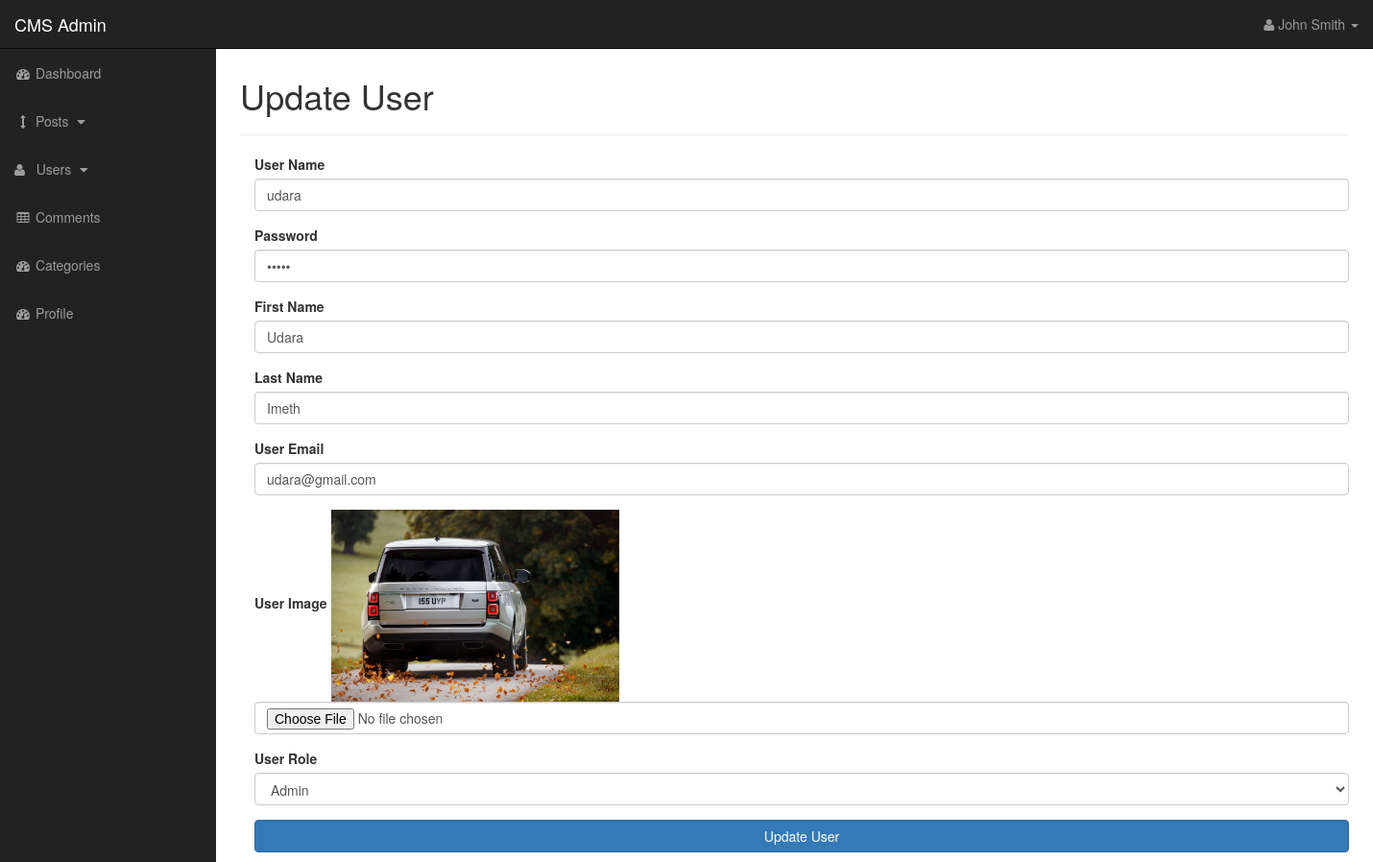
/admin/users.php?source=edit_user&user_id=2 (signed in), run on the app's committed database.
### tables this page shows
CREATE TABLE `users` (
  `user_id` int(3) NOT NULL,
  `user_name` varchar(255) NOT NULL,
  `user_password` varchar(255) NOT NULL,
  `user_firstname` varchar(255) NOT NULL,
  `user_lastname` varchar(255) NOT NULL,
  `user_email` varchar(255) NOT NULL,
  `user_image` text NOT NULL,
  `user_role` varchar(255) NOT NULL,
  `randSalt` varchar(255) NOT NULL
);

### admin/includes/edit_user.php (the view, shortened to what this page needs)
<?php
$user_id = $_GET['user_id'];
$query = "SELECT * FROM users WHERE user_id = $user_id";
$get_user = mysqli_query($conn,$query);
while ($result = mysqli_fetch_assoc($get_user)) {
    $user_name = $result['user_name'];
    $user_password = $result['user_password'];
    $user_firstname = $result['user_firstname'];
    $user_lastname = $result['user_lastname'];
    $user_email = $result['user_email'];
    $user_role = $result['user_role'];
    $user_image = $result['user_image'];
?>
<h1>Update User</h1>
<hr/>
<?php
}
?>
<form class="form container" action="" method="post"enctype="multipart/form-data">
    <div class="form-group">
        <label for="user_name">User Name</label>
        <input type="text" class="form-control" name="user_name" placeholder="User Name" value="<?php echo $user_name;?>">
    </div>
    <div class="form-group">
        <label for="user_password">Password</label>
        <input type="password" class="form-control" name="user_password" value="<?php echo $user_password;?>">
    </div>
    <div class="form-group">
        <label for="user_firstname">First Name</label>
        <input type="text" class="form-control" name="user_firstname" placeholder="First Name" value="<?php echo $user_firstname;?>">
    </div>
    <div class="form-group">
        <label for="user_lastname">Last Name</label>
        <input type="text" class="form-control" name="user_lastname" placeholder="Last Name" value="<?php echo $user_lastname;?>">
    </div>
    <div class="form-group">
        <label for="user_email">User Email</label>
        <input type="email" class="form-control" name="user_email" placeholder="Email" value="<?php echo $user_email;?>">
    </div>
    <div class="form-group">
        <label for="user_image">User Image</label>
        <img height="200px"src="../images/<?php echo $user_image;?>"/>
        <input type="file" class="form-control" name="user_image">
    </div>
    <div class="form-group">
        <label for="user_role">User Role</label><br>
        <select name='user_role' class="form-control">
        <?php
            if($user_role == 'admin'){
                echo '<option selected value="admin"> Admin </option>';
            }elseif($user_role == 'subscriber'){
                echo '<option value="admin"> Admin </option>';
                echo'<option selected value="subscriber"> Subscriber </option>' ;
            }
        ?>
        </select>
    </div>
    <button type="submit" class="btn btn-primary form-control" name="edit_user">Update User</button>
</form>

### admin/css/sb-admin.css (style rules this page uses)
body { margin-top: 100px; background-color: #222; }
@media (min-width:768px) { body { margin-top: 50px; } }

### data on the page
users: user_name "udara", user_firstname "Udara", user_lastname "Imeth", user_email "udara@gmail.com", user_image (picture), user_role "Admin"
